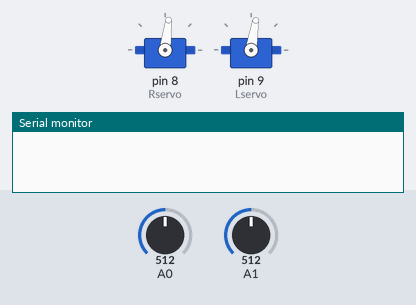
Bench run of a sketch on a simulated Arduino Uno, built with avr-gcc and run on an emulated ATmega328P. On the bench: 2 × servo, the last lines printed to the serial monitor. Inputs (shaded band) come from the test bench; at power-on: A0 = 512, A1 = 512.

Above: at 0.3 s.
At 5.2 s:
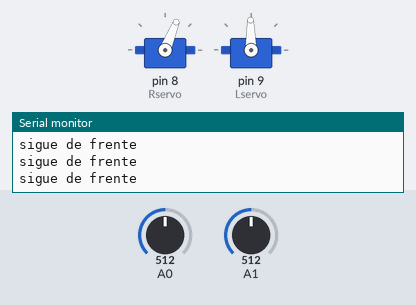
5.3 s: A0 set to 425
6.8 s: A0 set to 395
At 7.4 s:
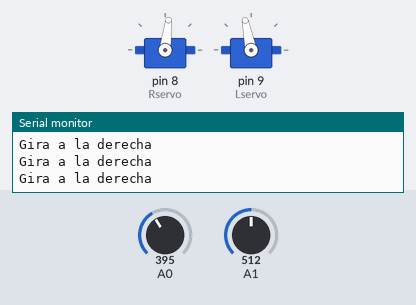
Timing chart, 0 to 9.8 s (numbered marks = the images above; inputs shaded):
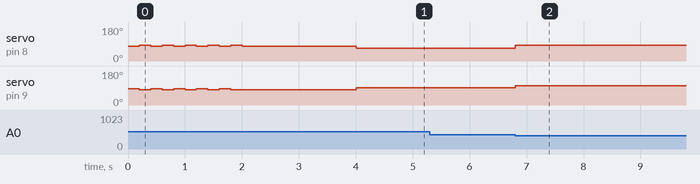

The sketch:

siguelineas.ino
```cpp
// Sugielineas
// bricolabs.cc


#include <Servo.h>

Servo Rservo;
Servo Lservo;
const int R0 = 78; // 2
const int L0 = 81; // 1
int Rspeed = -10;
int Lspeed = 10;

int right = 0;    // variable to store the servo position
int left = 0;
int origenRight = 0;
int origenLeft = 0;
int umbral = 100;


void setup()
{
  Rservo.attach(8);
  Lservo.attach(9);
  Serial.begin(9600);

  Rservo.write(R0);
  Lservo.write(L0);

  // obtenemos un patrón de luminosidad del fondo
  int repeticiones = 10;
  for (int i = 0; i< repeticiones; i++)
  {
      origenRight += analogRead(A0);
      origenLeft += analogRead(A1);
      if (i%2 == 0)
      {
        Rservo.write(R0);
        Lservo.write(L0+(Lspeed/2));
      } else {
        Rservo.write(R0+(Lspeed/2));
        Lservo.write(L0);
      }
      delay(200);
  }
  Rservo.write(R0);
  Lservo.write(L0);
  origenRight = origenRight/repeticiones; // media
  origenLeft = origenLeft/repeticiones;

  delay(2000);
}


void loop()
{
  right = analogRead(A0);
  left = analogRead(A1);

  if (origenRight - right > umbral)
  {
    Rservo.write(R0-Rspeed/2);
    Lservo.write(L0+Lspeed*2);
    Serial.println("Gira a la derecha");
  }
  else if (origenLeft - left > umbral)
  {
    Rservo.write(R0+Rspeed*2);
    Lservo.write(L0-Lspeed/2);
    Serial.println("Gira a la izquierda");
  }
  else
  {
    Rservo.write(R0+Rspeed);
    Lservo.write(L0+Lspeed);
    Serial.println("sigue de frente");
  }
}
```

Measured:
- the behaviour switches between 412 and 411 on A0 (found by bisection; images 1 and 2)
- after the input at 6.8 s, servo on pin 8 (Rservo): 68° → 83° at once; servo on pin 9 (Lservo): 91° → 101° at once
